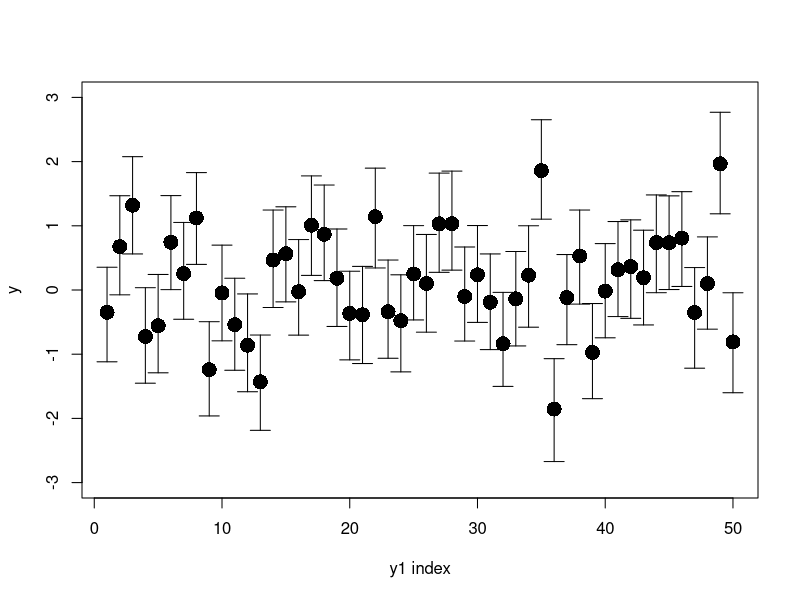
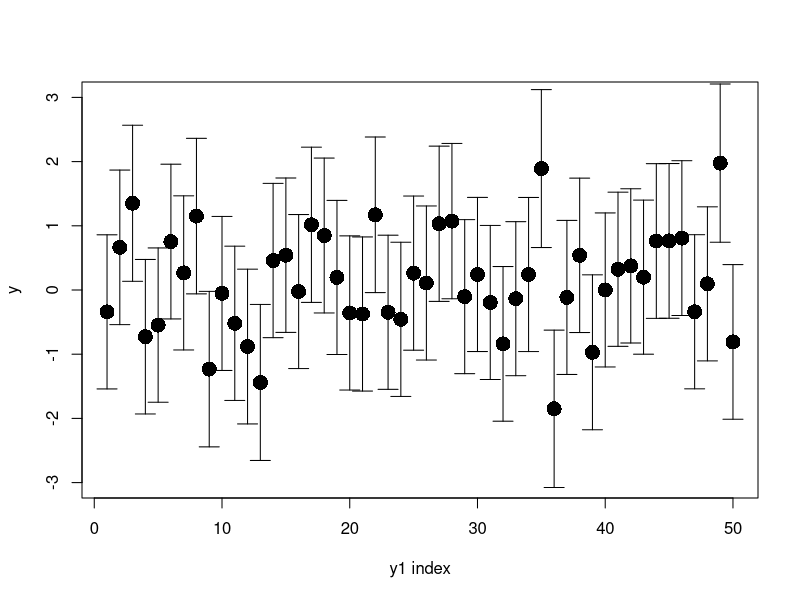

Source code (R) for these figures, in order: (Note: this script raises an error after producing the figures.)
library(mvtnorm)
library(MCMCpack)
require(tidyverse)

## Question 1

# (a)
# Simulate data: train and test
n_train = 100
n_test = 50
theta = c(0,0)
sigma = matrix(c(1,0.8,0.8,1),nrow=2,ncol=2)
set.seed(1234)
Y_train = rmvnorm(n_train, mean = theta, sigma= sigma)
colnames(Y_train) = c('y1','y2')
set.seed(123)
Y_test = rmvnorm(n_test, mean = theta, sigma= sigma)
Y_test_y2 = Y_test[,2]
colnames(Y_test) = c('y1','y2')

############################
# Rerun the gibbs sampler from hw5
gibbs_normal = function(mu_0, Lambda_0, nu_0, S_0, n_iter, Y){
  n = nrow(Y)
  ybar = apply(Y,2,mean)
  
  ## Gibbs Sampler
  #Initial values for Gibbs sampler
  Sigma <- cov(Y)
  #Set null matrices to save samples
  THETA <- SIGMA <- NULL
  
  #first set number of iterations and burn-in, then set seed
  burn_in <- 0.3*n_iter
  set.seed(1234)
  
  for (s in 1:(n_iter+burn_in)){
    ##update theta using its full conditional
    Lambda_n <- solve(solve(Lambda_0) + n*solve(Sigma))
    mu_n <- Lambda_n %*% (solve(Lambda_0)%*%mu_0 + n*solve(Sigma)%*%ybar)
    theta <- rmvnorm(1,mu_n,Lambda_n)
    #update Sigma
    S_theta <- (t(Y)-c(theta))%*%t(t(Y)-c(theta))
    S_n <- S_0 + S_theta
    nu_n <- nu_0 + n
    Sigma <- riwish(nu_n, S_n)
    #save results only past burn-in
    if(s > burn_in){
      THETA <- rbind(THETA,theta)
      SIGMA <- rbind(SIGMA,c(Sigma))
    }
  } 
  colnames(THETA) <- c("theta_1","theta_2")
  colnames(SIGMA) <- c("sigma_11","sigma_12","sigma_21","sigma_22") #symmetry in sigma
  
  return(list(theta = THETA, sigma = SIGMA))
}

# Initialize the hyperparameters
mu_0 = c(0,0)
Lambda_0 = matrix(c(1,0.5,0.5,1),nrow=2, ncol=2)
nu_0 = 4
S_0 =  matrix(c(1,0,0,1),nrow=2, ncol=2)

# Performs Gibbs Sampling
normal_mcmc = gibbs_normal(mu_0, Lambda_0, nu_0, S_0, n_iter=1000, Y=Y_train)

#############
gibbs_composition = function(normal_mcmc, Y_test_y2){
  # innitialize
  Y1 = NULL
  n_iter <- 750; burn_in <- 0.3*n_iter
  set.seed(1234)
  
  for (s in 1:(n_iter+burn_in)){
    # sample theta and sigma from training set
    theta_1 = normal_mcmc$theta[s,][1]
    theta_2 = normal_mcmc$theta[s,][2]
    sigma_11 = normal_mcmc$sigma[s,][1]
    sigma_22 = normal_mcmc$sigma[s,][4]
    sigma_12 = sigma21 = normal_mcmc$sigma[s,][2]
    
    #update y1 which have 50 new predictions
    y1_vec = NULL
    for (y2 in Y_test_y2){
      theta_y1 = theta_1 + sigma_12%*%solve(sigma_22)%*%(y2 - theta_2)
      var_y1 = sigma_11 - sigma_12%*%solve(sigma_22)%*%sigma_12
      y1 = rnorm(1, mean = theta_y1, sd= var_y1)
      y1_vec = rbind(y1_vec, y1)
    }
    
    #save results only past burn-in
    if(s > burn_in){
      Y1 <- cbind(Y1,y1_vec)
    }
  }
  return(Y1)
}

Y1_predict = gibbs_composition(normal_mcmc, Y_test_y2)


#(b) Make plots
# par(mfrow =c(2,4))
# for (i in 1:50 ){
#   y1_dist = Y1_predict[i,]
#   mean.mc <- mean(y1_dist)
#   probs.mc <- quantile(y1_dist, c(0.025,0.975))
#   plot(density(y1_dist), col="black",lty=1,main=paste("Subject ", i))
#   abline(v = probs.mc, col=c("red"), lty=2, lwd=c(1))
#   abline(v = mean.mc, col="blue", lty=3,lwd=1)
#   legend("topright", legend=c(paste("mean: ", round(mean.mc,2))),
#          bg="transparent", bty = "n")
# }
stats = c()
for (i in 1:50 ){
  y1_dist = Y1_predict[i,]
  mean.mc <- mean(y1_dist)
  probs.mc <- quantile(y1_dist, c(0.025,0.975))
  stats = rbind(stats, c(mean.mc, probs.mc))
}
colnames(stats) <- c("mean", "lwr","upr")
stats = data.frame(stats)
gp = 1:50
plot(gp, stats$mean, ylim=c(-3, 3),xlab="y1 index", ylab="y", pch=16, cex=2)
# Add error bars, I really don't know what pictures they want
arrows(x0=gp, y0=stats$lwr, x1=gp, y1=stats$upr, code=3, angle=90, length=0.1)


# (c) What is the coverage of the 95% predictive intervals out of sample?
y1_true = Y_test[,1]
df = cbind(y1_true,stats)

df = as.data.frame(df) # turn it into a dataframe
count_within = df %>% 
  mutate(within = y1_true >= lwr & y1_true <= upr)%>%
  summarise(sum = sum(within))

count_within[1,1]/50 # 42 of the 95% predictive intervals contain the true y_i1 value

# (d) Fit a (frequentist) linear model to the original 100 train subjects
Y_train_df = as.data.frame(Y_train)
first_model = lm(y1 ~ y2, data = Y_train_df)
summary(first_model)

# predict y1 values given 50 new test y2
Y_test_y2_df = data.frame(Y_test_y2)
colnames(Y_test_y2_df) = 'y2'
y1_predict = predict(first_model, Y_test_y2_df)

# (e) Generate and make a plot of the predictive intervals for the frequentist predictions
y1_predict_interval = predict(first_model, Y_test_y2_df, interval = "predict")
df_fre = data.frame(y1_predict_interval)
names(df_fre) = c("mean", "lwr", "upr")

gp = 1:50
plot(gp, df_fre$mean, ylim=c(-3, 3),xlab="y1 index", ylab="y", pch=16, cex=2)
arrows(x0=gp, y0=df_fre$lwr, x1=gp, y1=df_fre$upr, code=3, angle=90, length=0.1)

## the plots look exactly the same?? why?


## Question 2

## part(c) Implement the Gibbs sampler, present point and interval estimates of the group-specific mean reaction times
## 1. Simulation of the real data
n = c(50, 70, 200, 100, 90)
set.seed(123456)
theta_j_true = rgamma(5, shape=2, rate =3)
#theta_j_true = c(2.2,2.1,2,1.9,1.8)

time = c()
group = c()
iter = 1
for (n_j in n){
  y_j = rgamma(n_j, shape=1, rate=theta_j_true[iter])
  time = c(time, y_j)
  group = c(group, rep(iter, n_j))
  iter = iter + 1
}

Y = cbind(group,time)

## 2. Gibbs sampler

#Data summaries
J <- length(unique(Y[,"group"]))
ysum <- c(by(Y[,"time"],Y[,"group"],sum)) # group-level means
n <- c(table(Y[,"group"])) # n_j how many response time in each group

#Hyperparameters for the priors
b1 = 1
b2 = 1/100
w = 1
#Grid values for sampling a1_grid (assume a1=20 is a reasonably large, distribution approaches 0)
alpha_grid<- 1:5000

#Initial values for Gibbs sampler
theta = theta_mean
alpha = 1
beta = 1/100
  
#First set number of iterations and burn-in, then set seed
n_iter <- 10000; burn_in <- 0.3*n_iter
set.seed(1234)

#Set null matrices to save samples
THETA <- matrix(nrow=n_iter, ncol=J)
OTHER_PAR <- matrix(nrow=n_iter, ncol=2)

#Now, to the Gibbs sampler
for(s in 1:(n_iter+burn_in)){
  #update the theta vector (all the theta_j's)
  alpha_j <- alpha + n
  beta_j <- beta + ysum
  theta <- rgamma(J, alpha_j, beta_j)
  
  #update beta
  bn1 <- b1 + J * alpha
  bn2 <- b2 + sum(theta)
  beta <- rgamma(1,bn1, bn2)
  
  #update alpha
  log_prob_alpha <- alpha_grid*J*log(beta) - J*lgamma(alpha_grid) + (alpha_grid-1)*sum(log(theta)) - w*alpha_grid
  alpha <- sample(alpha_grid,1, prob = exp(log_prob_alpha - max(log_prob_alpha)) )
  
  #save results only past burn-in
  if(s > burn_in){
    THETA[(s-burn_in),] <- theta
    OTHER_PAR[(s-burn_in),] <- c(beta, alpha)
  }
}

colnames(OTHER_PAR) <- c("beta","alpha")

## Diagnostics
library(coda)
OTHER_PAR.mcmc <- mcmc(OTHER_PAR,start=1)
summary(OTHER_PAR.mcmc)
plot(OTHER_PAR.mcmc[,"beta"])
plot(OTHER_PAR.mcmc[,"alpha"])

THETA.mcmc <- mcmc(THETA,start=1)
plot(THETA.mcmc)

autocorr.plot(THETA.mcmc)
autocorr.plot(OTHER_PAR.mcmc) # why this autocorrelation plot is so bad

# (d) Compare results from hierachical specification to the true parameter values that you set. How well does your gibbs sampler perform?
# posterior median and a 95% for theta
 
stats = c()
for (i in 1:5 ){
  theta_i = THETA[,i]
  mean.mc <- mean(theta_i)
  probs.mc <- quantile(theta_i, c(0.025,0.975))
  stats = rbind(stats, c(mean.mc, probs.mc))
}
colnames(stats) <- c("mean", "lwr","upr")
stats = data.frame(stats)
gp = 1:5
plot(gp, stats$mean, ylim=c(0, 3.0),xlab="y1 index", ylab="y", pch=16, cex=2)
# Add error bars and true values
arrows(x0=gp, y0=stats$lwr, x1=gp, y1=stats$upr, code=3, angle=90, length=0.1)
points(x=gp, y=theta_j_true,pch=16, col="red")


# (e) Compare results from hierachical specification to applying the same approach
#Hyperparameters for the priors
alpha = 1 # need to be vectors
beta = 1/100 # need to be vectors

#first set number of iterations and burn-in, then set seed
n_iter <- 10000; burn_in <- 0.3*n_iter
set.seed(1234)

#Set null matrices to save samples
THETA <- matrix(nrow=n_iter, ncol=J)

#Now, to the Gibbs sampler
for(s in 1:(n_iter+burn_in)){
  #update the theta vector (all the theta_j's)
  alpha_j <- alpha + n
  beta_j <- beta + ysum
  theta <- rgamma(J, alpha_j, beta_j)
  
  #save results only past burn-in
  if(s > burn_in){
    THETA[(s-burn_in),] <- theta
  }
}

stats = c()
for (i in 1:5 ){
  theta_i = THETA[,i]
  mean.mc <- mean(theta_i)
  probs.mc <- quantile(theta_i, c(0.025,0.975))
  stats = rbind(stats, c(mean.mc, probs.mc))
}
colnames(stats) <- c("mean", "lwr","upr")
stats = data.frame(stats)
gp = 1:5
plot(gp, stats$mean, ylim=c(0, 3.0),xlab="y1 index", ylab="y", pch=16, cex=2)
# Add error bars and true values
arrows(x0=gp, y0=stats$lwr, x1=gp, y1=stats$upr, code=3, angle=90, length=0.1)
points(x=gp, y=theta_j_true,pch=16, col="red")
